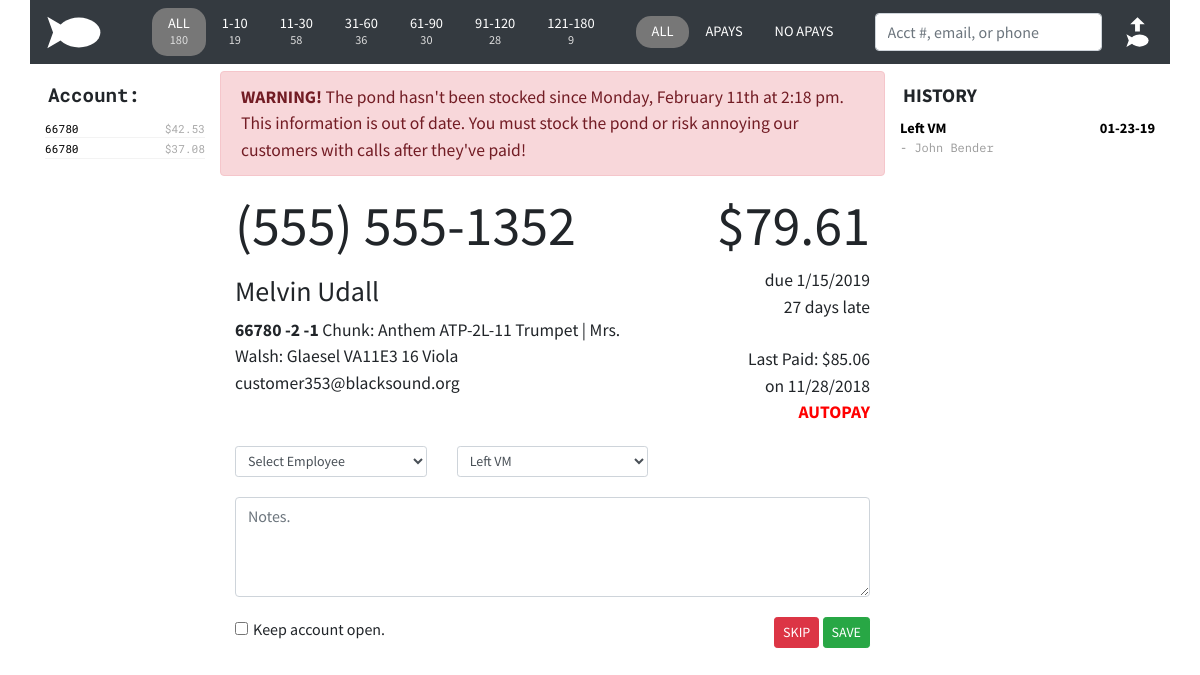
/?lookup=66780 (signed in), run on the app's committed database.
### tables this page shows
CREATE TABLE `fishes` (
  `crnt_pk` int(6) DEFAULT NULL,
  `crnt_acct` int(11) DEFAULT NULL,
  `crnt_sub` int(11) DEFAULT NULL,
  `crnt_desc` varchar(50) DEFAULT NULL,
  `crnt_student` varchar(30) DEFAULT NULL,
  `crnt_lastdate` varchar(12) DEFAULT NULL,
  `crnt_lastamt` decimal(10,2) DEFAULT NULL,
  `crnt_amtdue` decimal(10,2) DEFAULT NULL,
  `crnt_payoff` decimal(10,2) DEFAULT NULL,
  `crnt_ndate` varchar(12) DEFAULT NULL,
  `crnt_paymentdue` decimal(10,2) DEFAULT NULL,
  `crnt_latedue` decimal(10,2) DEFAULT NULL,
  `crnt_otherdue` decimal(10,2) DEFAULT NULL,
  `crnt_payments` varchar(30) DEFAULT NULL,
  `crnt_last` varchar(20) DEFAULT NULL,
  `crnt_zip` varchar(10) DEFAULT NULL,
  `crnt_qty` decimal(2,0) DEFAULT NULL,
  `crnt_sku` varchar(30) DEFAULT NULL,
  `crnt_email` varchar(50) DEFAULT NULL,
  `crnt_emailmethod` varchar(5) DEFAULT NULL,
  `crnt_addr1` varchar(50) DEFAULT NULL,
  `crnt_addr2` varchar(50) DEFAULT NULL,
  `crnt_addr3` varchar(50) DEFAULT NULL,
  `crnt_addr4` varchar(50) DEFAULT NULL,
  `crnt_addr5` varchar(50) DEFAULT NULL,
  `crnt_name` varchar(50) DEFAULT NULL,
  `crnt_hmphone` varchar(50) DEFAULT NULL,
  `crnt_rntdesc` varchar(50) DEFAULT NULL,
  `crnt_extra1` varchar(11) DEFAULT NULL,
  `crnt_extra2` varchar(50) DEFAULT NULL
);

CREATE TABLE `contact` (
  `ID` int(11) NOT NULL,
  `ctac_acct` int(11) NOT NULL,
  `ctac_date` int(12) NOT NULL,
  `ctac_lanid` varchar(20) NOT NULL,
  `ctac_action` varchar(20) NOT NULL,
  `ctac_note` text NOT NULL,
  `ctac_daysLate` int(11) NOT NULL,
  `ctac_seen` varchar(1) NOT NULL
);

### application/controller/home.php (called while the page is built, shortened)
<?php
class Home extends Controller
{
    public function index()
    {
        $session = $this->model->setSessionVariables();
        if (isset($_GET["lookup"])) {
            $accountQuery = $this->model->displayAccount($_GET["lookup"]);
            $listHeader = "Account:";
        }
        $accountHistory = $this->model->accountHistory($accountQuery[0]->crnt_acct);
        $addItUp = $this->model->addItUp($accountQuery);
        $lastStocked = file_get_contents(ROOT . 'public/laststocked.txt');
        require APP . 'view/_templates/header.php';
        require APP . 'view/home/left-column.php';
        require APP . 'view/home/middle-column.php';
        require APP . 'view/home/right-column.php';
        require APP . 'view/_templates/footer.php';
    }
}

### public/index.php (called while the page is built, shortened)
<?php
require APP . 'core/controller.php';
$app = new Application();

### application/core/controller.php (called while the page is built, shortened)
<?php
class Controller
{
    public $db = null;
    private function openDatabaseConnection()
    {
        $options = array(PDO::ATTR_DEFAULT_FETCH_MODE => PDO::FETCH_OBJ, PDO::ATTR_ERRMODE => PDO::ERRMODE_WARNING);
        $this->db = new PDO(DB_TYPE . ':host=' . DB_HOST . ';dbname=' . DB_NAME . ';charset=' . DB_CHARSET, DB_USER, DB_PASS, $options);
    }
    public function loadModel()
    {
        require APP . 'model/model.php';
        $this->model = new Model($this->db);
    }
}

### application/model/model.php (called while the page is built, shortened)
<?php
class Model
{
    function __construct($db)
    {
        try {
            $this->db = $db;
        } catch (PDOException $e) {
            exit('Database connection could not be established.');
        }
    }
    public function setSessionVariables()
    {
        $variables = (object) [
            'apay' => $_SESSION["apay"],
            'minmax' => $_SESSION["minmax"],
            'lanid' => $_SESSION["ctac_lanid"]
        ];
        return $variables;
    }
    public function accountHistory($account)
    {
        $sql = "SELECT * FROM contact WHERE ctac_acct = $account ORDER BY ctac_date DESC";
        $query = $this->db->prepare($sql);
        $query->execute();
        return $query->fetchAll();
    }
    public function displayAccount($search)
    {
        $sql = "SELECT * FROM fishes WHERE :search IN (crnt_acct,crnt_hmphone,crnt_email)";
        $query = $this->db->prepare($sql);
        $parameters = array(':search' => $search);
        $query->execute($parameters);
        $result = $query->fetchAll();
        if (sizeof($result) > 0) {
            return $result;
        } else {
            header('location: ' . URL . 'home/noresults');
        }
    }
}

### application/view/home/middle-column.php (the view, shortened to what this page needs)
<section class="col-sm-7 middle-column">
    <section class="row account-info">
        <div ID="stock-pond-warning" class="alert alert-danger">
            <b>WARNING!</b> The pond hasn't been stocked since <?php echo  date('l, F jS \a\t g:i a', $lastStocked)?>. This information is out of date. You must stock the pond or risk annoying our customers with calls after they've paid!
        </div>
        <section class="col-sm-8 account-left">
            <div class="account-detail">
                <h1><?php echo ($accountQuery[0]->crnt_hmphone != "(   )    -") ? $accountQuery[0]->crnt_hmphone : "NO PHONE"; ?></h1>
                <p>
                <h3 id="crnt_name"><?php echo htmlspecialchars($accountQuery[0]->crnt_name)?> </h3>
                    <strong><?php echo $accountQuery[0]->crnt_acct . $addItUp->sub;?></strong> <?php echo $addItUp->student;?><br>
                    <?php echo ($accountQuery[0]->crnt_email != "") ? htmlspecialchars($accountQuery[0]->crnt_email) : "NO EMAIL"; ?>
                </p>
            </div>
        </section>
        <section class="col-sm-4 account-right">
            <h1>$<?php echo number_format($addItUp->payment, 2)?></h1>
            due <?php echo $accountQuery[0]->crnt_ndate; ?><br>
            <?php echo $accountQuery[0]->crnt_extra1;?> days late<br>
            <br>
            Last Paid: $<?php echo $accountQuery[0]->crnt_lastamt;?><br>
            on <?php echo $accountQuery[0]->crnt_lastdate;?><br>
            <div class="autopay-alert">
                <?php if ($accountQuery[0]->crnt_rntdesc == "Rental (Autopay)") {
                echo "AUTOPAY";
                }?>
            </div>
        </section>
    </section>
    <form action="<?php echo URL; ?>" method="POST">
    <section class="row action">
        <section class="col-sm-4">
            <select class="form-control form-control-sm" name="ctac_lanid" required>
                <?php
                if ($session->lanid == "") echo "<option value=\"\">Select Employee</option>";
                ?>
            </select>
        </section>
        <section class="col-sm-4">
            <select class="form-control form-control-sm" name="ctac_action" id="ctac_action" autofocus>
                <option value="Left VM" selected>Left VM</option>
            </select>
        </section>
        <section class="col-sm-4">
        </section>
    </section>
    <section class="row">
        <section class="col-sm-12">
            <textarea name="ctac_note" placeholder="Notes." ID="ctac_note" class="form-control"></textarea>
        </section>
    </section>
    <section class="row action-save">
        <section class="col-sm-6 action-checkboxes">
            <div class="form-check form-check-inline">
                <input name="crnt_extra2" class="form-check-input" type="checkbox" value="N">
                <label class="form-check-label" for="inlineCheckbox1">Keep account open.</label>
            </div>
        </section>
        <section class="col-sm-6 contact-save">
            <input type="submit" name="contact" value="SKIP" class="btn btn-danger btn-sm">
            <input type="submit" name="contact" value="SAVE" class="btn btn-success btn-sm">
        </section>
    </section>
    </form>
</section>

### application/view/home/left-column.php
<section class="col-sm-2 left-column">
    <div class="col-header">
        <?php echo $listHeader; ?>
    </div>
    <ul class="account-list">
        <?php foreach ($accountQuery as $account) { ?>
            <li class="account-list-item">
                <a href="<?php echo URL; ?>?lookup=<?php echo $account->crnt_acct; ?>"><?php echo $account->crnt_acct; ?></a>
                <span class="account-list-bal-due">$<?php echo number_format($account->crnt_paymentdue, 2); ?></span>
            </li>
        <?php } ?>
    </ul>
</section>

### application/view/home/right-column.php (shortened to what this page needs)
<section class="col-sm-3 right-column">
    <div class="col-header">
        HISTORY
    </div>
    <?php
    if (sizeof($accountHistory) == 0) {
        echo "<div class=\"history-action\">This account has no previous contact history.</div>";
    } else {
        foreach ($accountHistory as $contact) { ?>
            <div class="history-item" ID="<?php echo $contact->ID; ?>">
                <div class="history-action">
                    <?php if (isset($contact->ctac_action)) echo htmlspecialchars($contact->ctac_action, ENT_QUOTES, 'UTF-8'); ?>
                    <span class="history-date">
                        <?php if (isset($contact->ctac_date)) echo date("m-d-y", $contact->ctac_date); ?>
                    </span>
                </div>
                <div class="history-note">
                    - <?php echo htmlspecialchars($contact->ctac_lanid, ENT_QUOTES, 'UTF-8'); ?>
                </div>
            </div>
    <?php }
    } ?>
</section>

### public/css/style.css (style rules this page uses)
body { font-family: 'Source Sans Pro', sans-serif; }
h1 { font-size: 3.5rem; }
textarea { margin: 20px 0 20px 0; }
.col-header { font-weight: bold; font-size: 120%; padding: 10px 0px 8px 3px; }
.left-column { font-family: 'Roboto Mono', monospace; }
.account-list { list-style-type: none; padding-left: 0; font-size: 70%; color: #aaa; }
.account-list-item { margin-top: 3px; border-bottom: 1px solid #f3f3f3; }
.account-list-item a { color: black; }
.account-list-bal-due { float: right; }
#stock-pond-warning { display: none; }
.account-info { font-size: 110%; }
.account-right { text-align: right; }
.autopay-alert { color: red; font-weight: bold; }
.action { margin-top: 20px; }
#ctac_note { width: 100%; height: 100px; }
.contact-save { text-align: right; }
.history-item { margin-bottom: 10px; }
.history-action { font-size: 90%; color: #000; font-weight: bold; }
.history-date { float: right; }
.history-note { font-family: 'IBM Plex Mono', monospace; font-size: 75%; color: #999; }

### data on the page
fishes: crnt_acct "66780", crnt_paymentdue "42.53", crnt_hmphone "(555) 555-1352", crnt_name "Melvin Udall", crnt_email "customer353@blacksound.org", crnt_ndate "1/15/2019", crnt_extra1 "27", crnt_lastamt "85.06", crnt_lastdate "11/28/2018"
fishes: crnt_acct "66780", crnt_paymentdue "37.08"
contact: ctac_action "Left VM", ctac_date "01-23-19", ctac_lanid "John Bender"

### other printed values
$aging->all "180"
$aging->one "19"
$aging->eleven "58"
$aging->thirtyOne "36"
$aging->sixtyOne "30"
$aging->ninetyOne "28"
$aging->oneTwentyPlus "9"
$listHeader "Account:"
date('l, F jS \a\t g:i a', $lastStocked) "Monday, February 11th at 2:18 pm"
$addItUp->sub "-2 -1"
$addItUp->student "Chunk: Anthem ATP-2L-11 Trumpet | Mrs. Walsh: Glaesel VA11E3 16 Viola"
$addItUp->payment "79.61"
